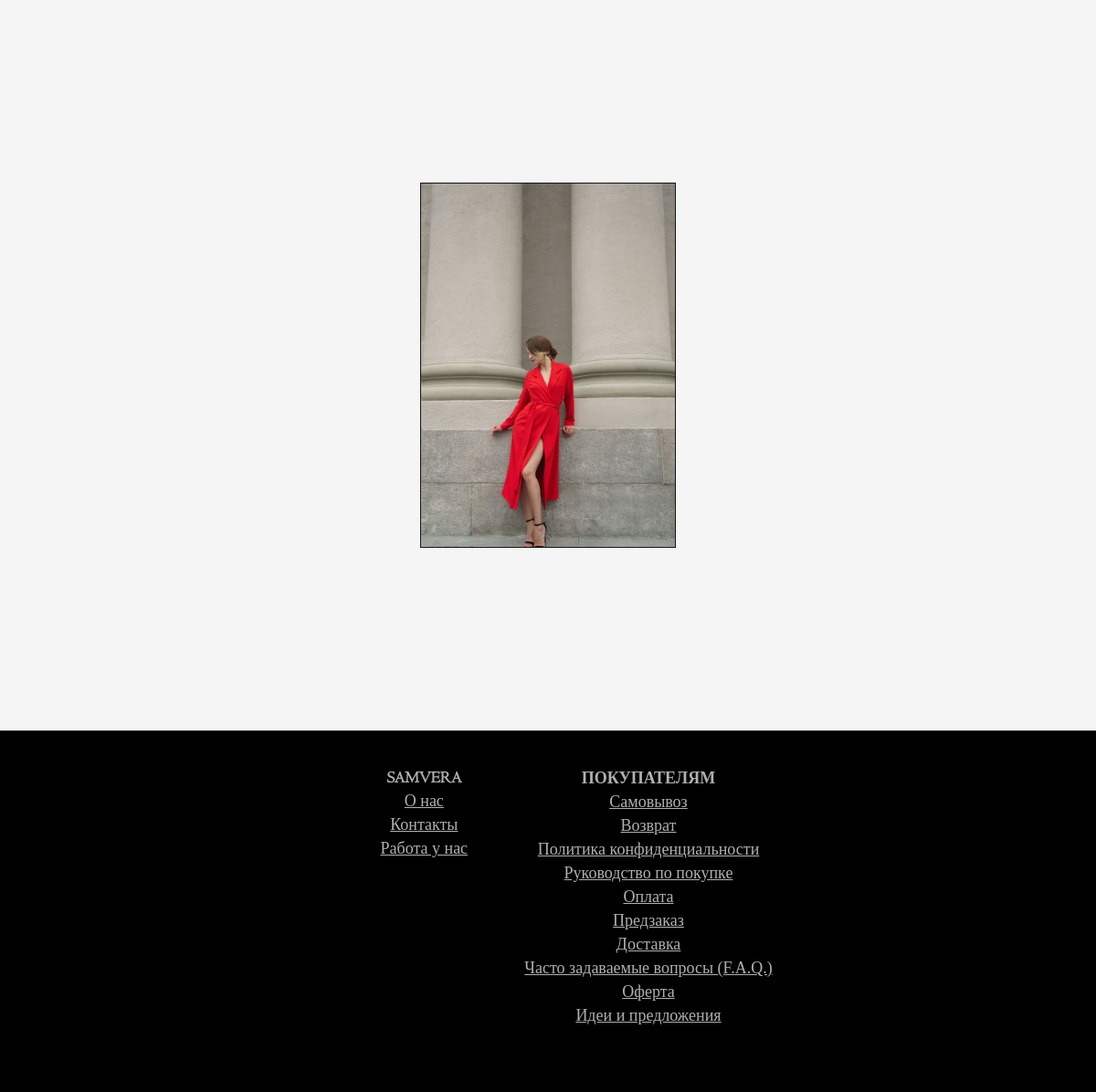
The app's page /catalog/ (lower part), older data.
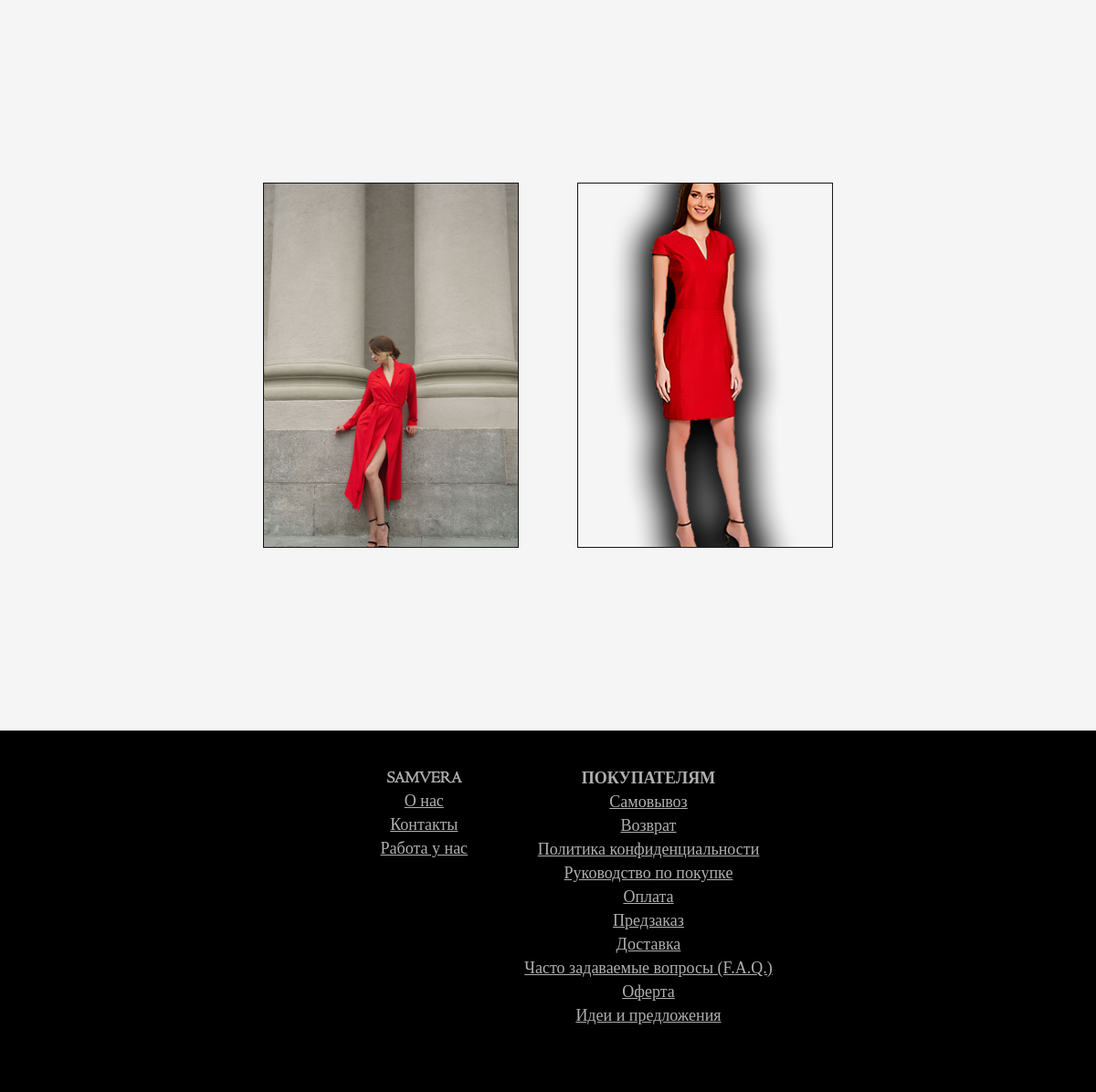
The same page, newer data.
### app/models.py (models this page shows, shortened)
class Tovar(models.Model):
    kod = models.UUIDField(default=uuid.uuid1)
    title = models.CharField("Нозвание изделия", max_length=50)
    descr = models.TextField("Описание товара")
    uhod = models.TextField("Уход за изделием")
    sebestoimost = models.PositiveIntegerField("Себестоимость товара")
    cost = models.PositiveIntegerField("Цена для клиента", default=5000)
    data_create = models.DateField("Дата добавления товара", auto_now_add=True)
    hidden = models.BooleanField("Видимость для покупателя", help_text="Признак видимости товара на сайте", default=True)
    @property
    def random_image(self):
        v = Variaciya.objects.filter(tovar=self.id).order_by('?')[:1]
        print (v[0].id)
        g = Gallery.objects.filter(product=v[0].id).order_by('?')[:1]
        return g[0].image
    class Meta:
        verbose_name = "Изделие"
        verbose_name_plural = "Изделия"

class Variaciya(models.Model):
    tovar = models.ForeignKey(Tovar, on_delete=models.CASCADE, related_name='variacii')
    article = models.UUIDField(default=uuid.uuid4)
    color = ColorField('Цвет материала', default='#FF0000')
    color_text = models.CharField("Название цвета", max_length=25, default='Красный')
    size = models.TextField("Размер", default="S")
    obmer = models.TextField("Обмеры")
    model = models.TextField("Параметры модели")
    kolvo = models.SmallIntegerField("Количество на складах", default=0)
    class Meta:
        verbose_name = "Вариация товара"
        verbose_name_plural = "Вариации товаров"

class Gallery(models.Model):
    image = models.ImageField(upload_to='gallery/')
    product = models.ForeignKey(Variaciya, on_delete=models.CASCADE, related_name="gallery")
    def image_img(self):
        if self.image:
            from django.utils.safestring import mark_safe
            return mark_safe(u'<a href="{0}" target="_blank"><img src="{0}" width="100"/></a>'.format(self.image.url))
        else:
            return '(Нет изображения)'
    image_img.short_description = 'Картинка'
    image_img.allow_tags = True

### app/views.py (the view)
# urls.py: path('catalog/', views.catalog, name='catalog'),
def catalog(request, page="catalog"):
    th = models.Tovar.objects.all()
    print(f'\nPAGE:\n{page}\n')
    assert isinstance(request, HttpRequest)
    b = CATALOG_PAGE_DESCR.get(page)
    print(f'\nITEM FROM CONST:\n{b}\n')
    if b is not None:
        p = f'app/catalog/{page}.html'
        b["year"] = datetime.now().year
        b['things'] = th
        return render(
            request,
            p,
            b
        )
    else:
        raise Http404

### app/templates/app/catalog/catalog.html (shortened to what this page needs)
{% extends "app/layout.html" %}
{% load staticfiles %}
{% block content %}
<div class="catalog-content">
    {% for item in things %}
    <div class="container-item" style="background-image: url('/media/{{item.random_image}}')">
    </div>
    {% endfor %}
</div>
{% endblock %}

Row changes from the older to the newer data that the page shows:
added Tovar: random_image (picture)
